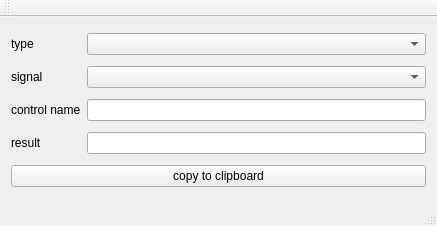
<?xml version="1.0" encoding="UTF-8"?>
<ui version="4.0">
 <class>MainWindow</class>
 <widget class="QMainWindow" name="MainWindow">
  <property name="geometry">
   <rect>
    <x>0</x>
    <y>0</y>
    <width>437</width>
    <height>226</height>
   </rect>
  </property>
  <property name="windowTitle">
   <string>MainWindow</string>
  </property>
  <widget class="QWidget" name="centralWidget">
   <layout class="QGridLayout" name="gridLayout">
    <item row="4" column="0" colspan="2">
     <widget class="QPushButton" name="pushButtonCopyToClipboard">
      <property name="text">
       <string>copy to clipboard</string>
      </property>
     </widget>
    </item>
    <item row="1" column="0">
     <widget class="QLabel" name="label_2">
      <property name="text">
       <string>signal</string>
      </property>
     </widget>
    </item>
    <item row="2" column="1">
     <widget class="QLineEdit" name="lineEditControlName"/>
    </item>
    <item row="1" column="1">
     <widget class="QComboBox" name="comboBoxSignal"/>
    </item>
    <item row="0" column="0">
     <widget class="QLabel" name="label">
      <property name="text">
       <string>type</string>
      </property>
     </widget>
    </item>
    <item row="2" column="0">
     <widget class="QLabel" name="label_3">
      <property name="text">
       <string>control name</string>
      </property>
     </widget>
    </item>
    <item row="0" column="1">
     <widget class="QComboBox" name="comboBoxType"/>
    </item>
    <item row="3" column="0">
     <widget class="QLabel" name="label_4">
      <property name="text">
       <string>result</string>
      </property>
     </widget>
    </item>
    <item row="3" column="1">
     <widget class="QLineEdit" name="lineEditResult"/>
    </item>
   </layout>
  </widget>
  <widget class="QMenuBar" name="menuBar">
   <property name="geometry">
    <rect>
     <x>0</x>
     <y>0</y>
     <width>437</width>
     <height>22</height>
    </rect>
   </property>
  </widget>
  <widget class="QToolBar" name="mainToolBar">
   <attribute name="toolBarArea">
    <enum>TopToolBarArea</enum>
   </attribute>
   <attribute name="toolBarBreak">
    <bool>false</bool>
   </attribute>
  </widget>
  <widget class="QStatusBar" name="statusBar"/>
 </widget>
 <layoutdefault spacing="6" margin="11"/>
 <resources/>
 <connections/>
</ui>
